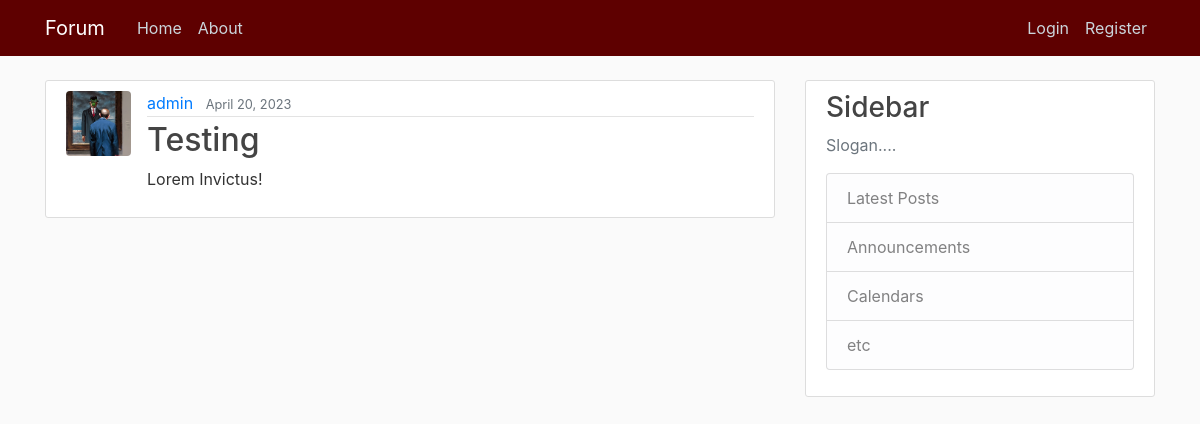
Before: / with the older database file.
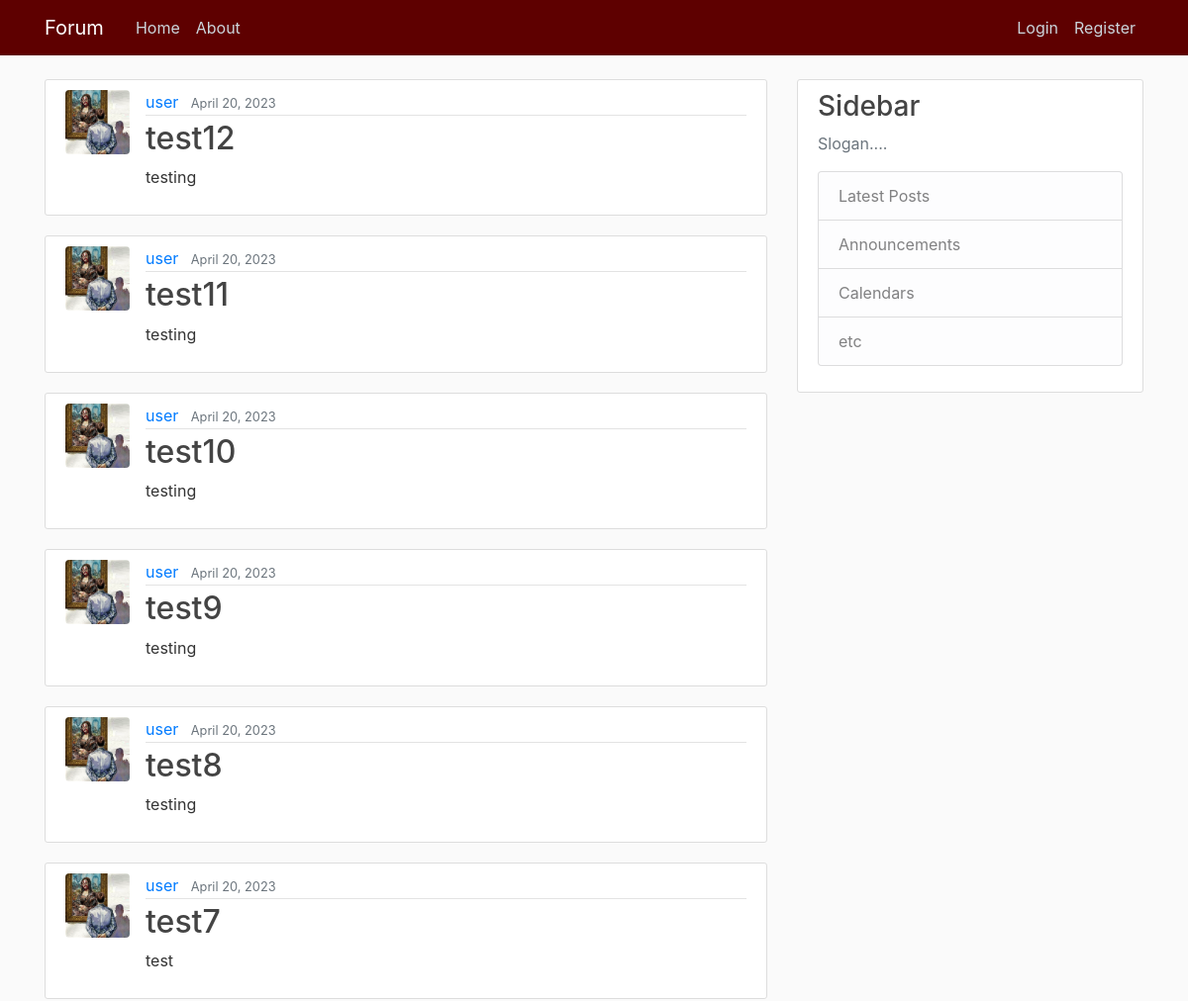
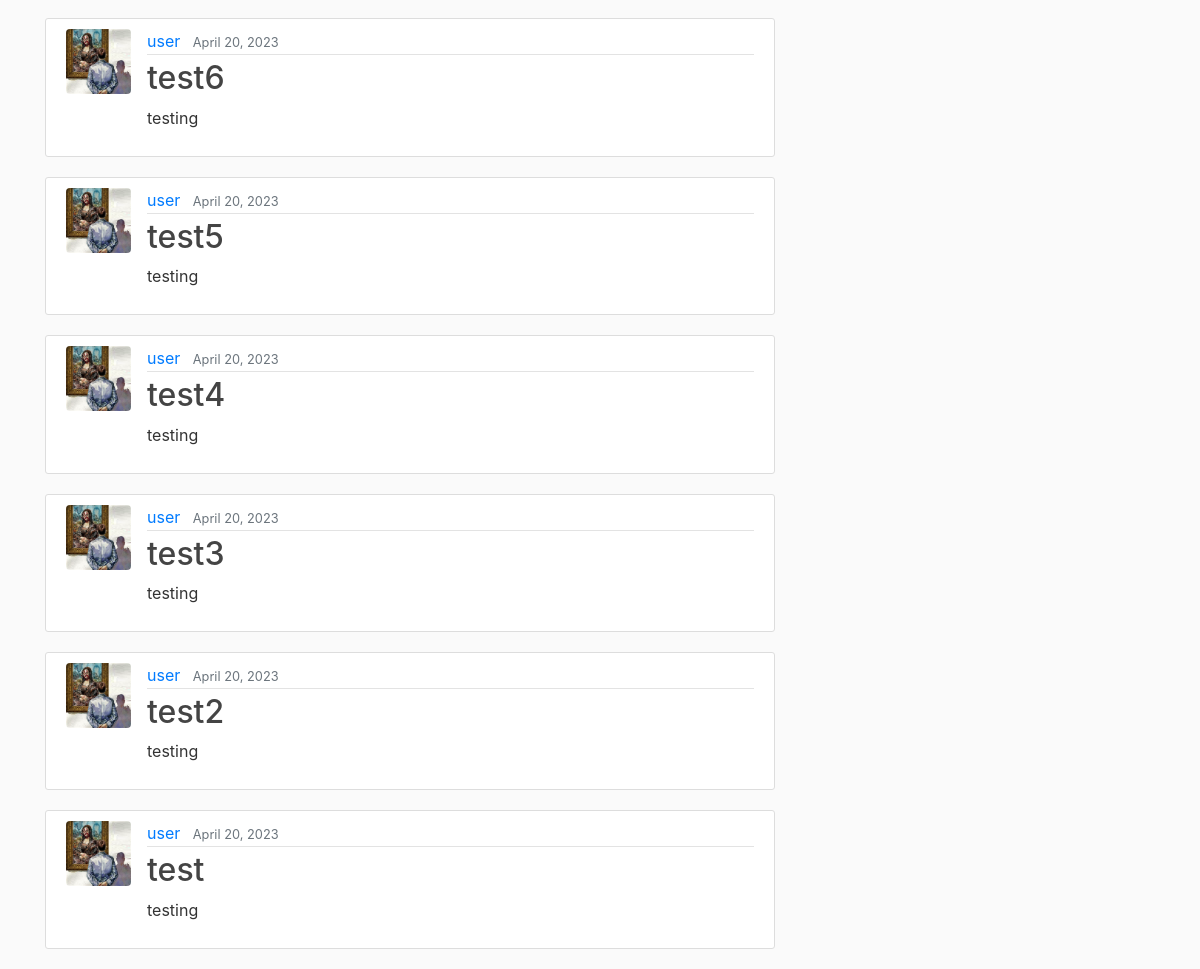
After: the same page with the newer database file (2 pictures, top to bottom).
### blog/models.py (models this page shows, shortened)
class Post(models.Model):
    title = models.CharField(max_length=150)                    # Title field for 150 characters
    content = models.TextField()                                # Text field
    date_posted = models.DateTimeField(default=timezone.now)    # Time Stamp for the defaults Time Zone
    author = models.ForeignKey(User, on_delete=models.CASCADE)  # User if User gets delete, so are its Posts

### users/models.py (models this page shows, shortened)
class Profile(models.Model):
    user = models.OneToOneField(User, on_delete=models.CASCADE)
    image = models.ImageField(default='default.png' or 'default_a', upload_to='profile_img')

### blog/views.py (the view)
# urls.py: path('', PostListView.as_view(), name='blog-home'),
class PostListView(ListView):
    model = Post
    template_name = 'blog/home.html'
    context_object_name = 'posts'
    ordering = ['-date_posted']

### blog/templates/blog/home.html
{% extends "blog/base.html" %}
{% block content %}
    {% for post in posts %}
        <article class="media content-section">
          <img class="rounded img-frame" src="{{ post.author.profile.image.url }}" alt="">
          <div class="media-body">
            <div class="article-metadata">
              <a class="mr-2" href="#">{{ post.author }}</a>
              <small class="text-muted">{{ post.date_posted|date:"N d, Y" }}</small>
            </div>
            <h2><a class="article-title" href="{% url 'post-detail' post.id %}">{{ post.title }}</a></h2>
            <p class="article-content">{{ post.content }}</p>
          </div>
        </article>
    {% endfor %}
{% endblock %}

### blog/templates/blog/base.html (shortened to what this page needs)
{% load static %}
<!DOCTYPE html>
<html>
<head>
    <link rel="stylesheet" href="https://maxcdn.bootstrapcdn.com/bootstrap/4.0.0/css/bootstrap.min.css">
    <link rel="stylesheet" type="text/css" href="{% static '/css/style.css' %}">
</head>
<body>
    <header class="site-header">
      <nav class="navbar navbar-expand-md navbar-dark bg-steel fixed-top">
        <div class="container">
          <a class="navbar-brand mr-4" href="{% url 'blog-home' %}">Forum</a>
          <div class="collapse navbar-collapse" id="navbarToggle">
            <div class="navbar-nav mr-auto">
              <a class="nav-item nav-link" href="{% url 'blog-home' %}">Home</a>
              <a class="nav-item nav-link" href="{% url 'blog-about' %}">About</a>
            </div>
            <div class="navbar-nav">
              {% if user.is_authenticated %}
              <a class="nav-item nav-link" href="{% url 'profile' %}">Profile</a>
                <a class="nav-item nav-link" href="{% url 'logout' %}">Logout</a>
              {% else %}
                <a class="nav-item nav-link" href="{% url 'login' %}">Login</a>
                <a class="nav-item nav-link" href="{% url 'register' %}">Register</a>
              {% endif %}
            </div>
          </div>
        </div>
      </nav>
    </header>
    <main role="main" class="container">
      <div class="row">
        <div class="col-md-8">
          {% block content %}
          {% endblock %}
        </div>
        <div class="col-md-4">
          <div class="content-section">
            <h3>Sidebar</h3>
            <p class='text-muted'>Slogan....
              <ul class="list-group">
                <li class="list-group-item list-group-item-light">Latest Posts</li>
                <li class="list-group-item list-group-item-light">Announcements</li>
                <li class="list-group-item list-group-item-light">Calendars</li>
                <li class="list-group-item list-group-item-light">etc</li>
              </ul>
            </p>
          </div>
        </div>
      </div>
    </main>
</body>
</html>

### blog/static/css/style.css (style rules this page uses)
body { background: #fafafa; color: #333333; margin-top: 5rem; }
h1, h2, h3, h4, h5, h6 { color: #444444; }
ul { margin: 0; }
.bg-steel { background-color: #5e0000; }
.site-header .navbar-nav .nav-link { color: #cbd5db; }
.content-section { background: #ffffff; padding: 10px 20px; border: 1px solid #dddddd; border-radius: 3px; margin-bottom: 20px; }
.article-title { color: #444444; }
.article-content { white-space: pre-line; }
.img-frame { height: 65px; width: 65px; margin-right: 16px; }
.article-metadata { padding-bottom: 1px; margin-bottom: 4px; border-bottom: 1px solid #e3e3e3 }

Changed rows visible on the page:
removed Post: author.profile.image (placeholder picture), author "admin", date_posted "April 20, 2023", title "Testing", content "Lorem Invictus!"
added Post: author.profile.image (placeholder picture), author "user", date_posted "April 20, 2023", title "test12", content "testing"
added Post: author.profile.image (placeholder picture), author "user", date_posted "April 20, 2023", title "test11", content "testing"
added Post: author.profile.image (placeholder picture), author "user", date_posted "April 20, 2023", title "test10", content "testing"
added Post: author.profile.image (placeholder picture), author "user", date_posted "April 20, 2023", title "test9", content "testing"
added Post: author.profile.image (placeholder picture), author "user", date_posted "April 20, 2023", title "test8", content "testing"
added Post: author.profile.image (placeholder picture), author "user", date_posted "April 20, 2023", title "test7", content "test"
added Post: author.profile.image (placeholder picture), author "user", date_posted "April 20, 2023", title "test6", content "testing"
added Post: author.profile.image (placeholder picture), author "user", date_posted "April 20, 2023", title "test5", content "testing"
added Post: author.profile.image (placeholder picture), author "user", date_posted "April 20, 2023", title "test4", content "testing"
added Post: author.profile.image (placeholder picture), author "user", date_posted "April 20, 2023", title "test3", content "testing"
added Post: author.profile.image (placeholder picture), author "user", date_posted "April 20, 2023", title "test2", content "testing"
added Post: author.profile.image (placeholder picture), author "user", date_posted "April 20, 2023", title "test", content "testing"
